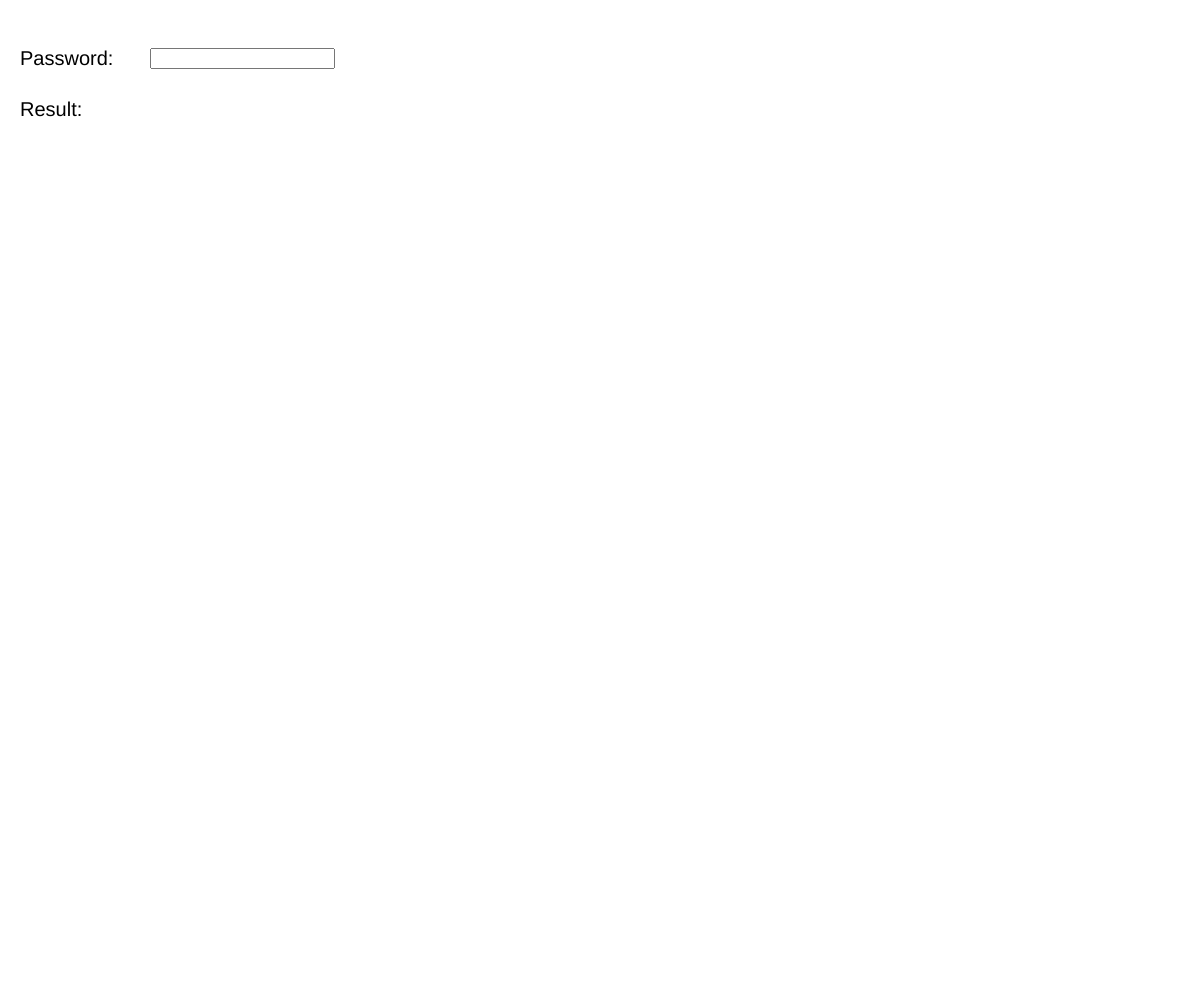
Frame 1 (no input)
Frame 60 (no input): identical to frame 1, image omitted
Frame 120 (the mouse pressed at the canvas centre since frame 60): identical to frame 1, image omitted

The p5.js sketch that drew this single still picture (run headless with seeded random() and noise() and a simulated clock; from frame 60 on, the mouse is pressed at the canvas centre):

// p5.js sketch
// ── sketch.js
/*
   Description: 
   Author: 
   Date of last edit: 
*/

let passwordInput;


function setup() {
	createCanvas(windowWidth, windowHeight);
	
	passwordInput = createInput();
	passwordInput.position(150, 48);
	
	
}

function draw() {
	background(255);
	
	fill(0);
	textSize(20);
	text("Password: ", 20, 65);
	text("Result: ", 20, 116)
}
